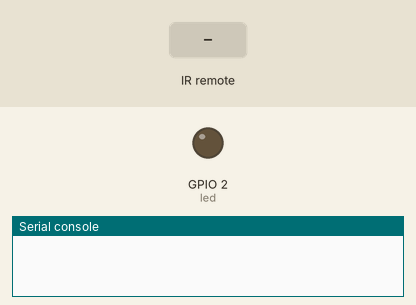
A program run on a simulated ESP32 board running MicroPython. On the bench: output pins drawn as LEDs (lit = HIGH), the last lines printed to the serial console. The inputs (shaded band) are chosen by the test bench.

Above: at 1.2 s.
1.3 s: infrared code 0x0D received
At 2.2 s:
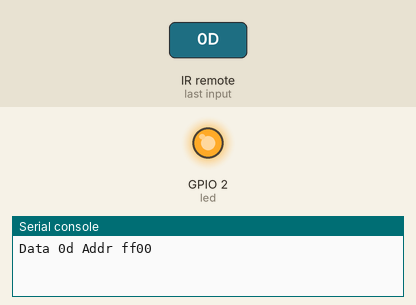
2.8 s: infrared code 0x1F received
At 3.3 s:
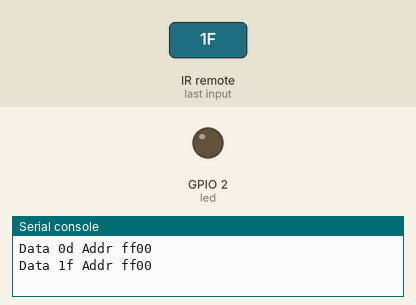
Timing chart, 0 to 5.8 s (numbered marks = the images above; inputs shaded):
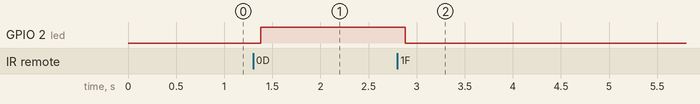

The program:

recepteur_ir.py
```python
# More details can be found in TechToTinker.blogspot.com
# George Bantique | tech.to.tinker@gmail.com

import time
from machine import Pin
from ir_rx import NEC_16

led = Pin(2, Pin.OUT)

def callback(data, addr, ctrl):
    if data > 0:  # NEC protocol sends repeat codes.
        print('Data {:02x} Addr {:04x}'.format(data, addr))
    if data == 0x0d:
        led.on()
    if data == 0x1f:
        led.off()

ir = NEC_16(Pin(14, Pin.IN), callback)
```

Measured:
- after the input at 1.3 s, GPIO 2 (led): LOW → HIGH after 0.08 s
- after the input at 2.8 s, GPIO 2 (led): HIGH → LOW after 0.08 s
